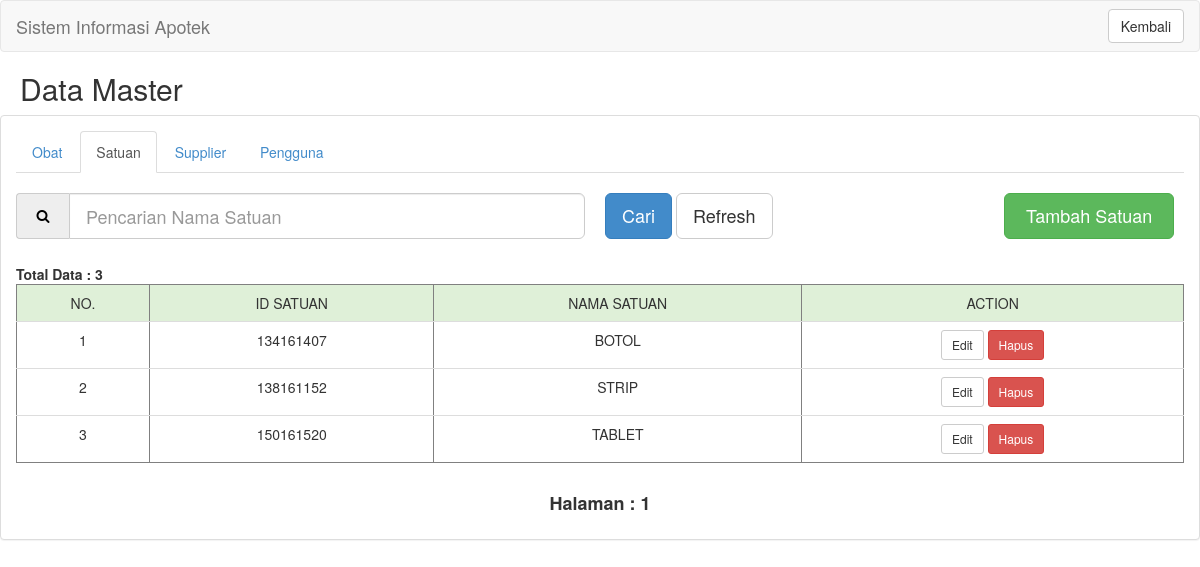
The app's page /admin/index.php?contain=master_satuan (signed in) with its own data.
### tables this page shows
CREATE TABLE `satuan` (
  `id_satuan` int(11) NOT NULL,
  `nama_satuan` varchar(50) NOT NULL
);

### admin/contain/master_satuan.php (the view, shortened to what this page needs)
<h2 style="margin-left:20px;">Data Master</h2>
<div class="panel panel-default">
  <div class="panel-body">
	<ul class="nav nav-tabs">
	  <li role="presentation"><a href="index.php?contain=master_obat">Obat</a></li>
	  <li role="presentation" class="active"><a href="index.php?contain=master_satuan">Satuan</a></li>
	  <li role="presentation"><a href="index.php?contain=master_supplier">Supplier</a></li>
	  <li role="presentation"><a href="index.php?contain=master_pengguna">Pengguna</a></li>
	</ul>
	<br/>
<?php
if(isset($_POST['edit']))
{
	include "atribut/edit_satuan.php";
} else if (isset($_POST['tambah_satuan'])){
	include "atribut/tambah_satuan.php";
} else {
	include "atribut/cari_satuan.php";
?>
	<?php
		$rs = mysql_query("SELECT COUNT(*) FROM satuan") or die("Count query error!");
		list($total) = mysql_fetch_row($rs);
		$total_pages = ceil($total / MAX_REC_PER_PAGE);
		$page = intval(@$_GET["page"]);
		if (0 == $page){
			$page = 1;
		}
		$start = MAX_REC_PER_PAGE * ($page - 1);
		$max = MAX_REC_PER_PAGE;
		$rs = mysql_query("SELECT * FROM satuan
							ORDER BY nama_satuan ASC LIMIT $start, $max ") or die("Query error!");
		echo "<b>Total Data : ".$total."</b>";
	?>
	<table border="1" width="95%" align="center" class="table">
		<thead>
			<td class="success" style="text-align:center;">NO.</td>
			<td class="success" style="text-align:center;">ID SATUAN</td>
			<td class="success" style="text-align:center;">NAMA SATUAN</td>
			<td class="success" style="text-align:center;">ACTION</td>
		</thead>
		<?php
			$no = 1;
			while ($list = mysql_fetch_assoc($rs)) {
		?>
		<tr>
			<form action="" method="POST">
			<td align="center"><?php echo $no;?></td>
			<td align="center">
				<?php echo $list['id_satuan']; ?>
			</td>
			<td align="center">
				<?php echo $list['nama_satuan']; ?>
			</td>
			<td align="center">
				<button type='submit' name='edit' class='btn btn-default btn-sm'>Edit</button>
				<button type='submit' onclick="return confirm('Yakin akan menghapus data ini?');" name='hapus' class='btn btn-danger btn-sm'>Hapus</button>
			</td>
			</form>
		</tr>
		<?php
			$no +=1;
			}
		?>
	</table>
	<table border="0" cellpadding="5" align="center">
		<tr>
			<td>
				<h4>
				<strong>Halaman : </strong>
			<?php
				for ($i = 1; $i <= $total_pages; $i++) {
					$txt=$i;
			?>
				<strong><?= $txt ?></strong>
			<?php
				}
			?>
				</h4>
			</td>
		</tr>
	</table>
  </div>
</div>
<?php
}
?>

### records on screen
satuan: id_satuan "134161407", nama_satuan "BOTOL"
satuan: id_satuan "138161152", nama_satuan "STRIP"
satuan: id_satuan "150161520", nama_satuan "TABLET"

### other values on screen
$total "3"
$txt "1"
